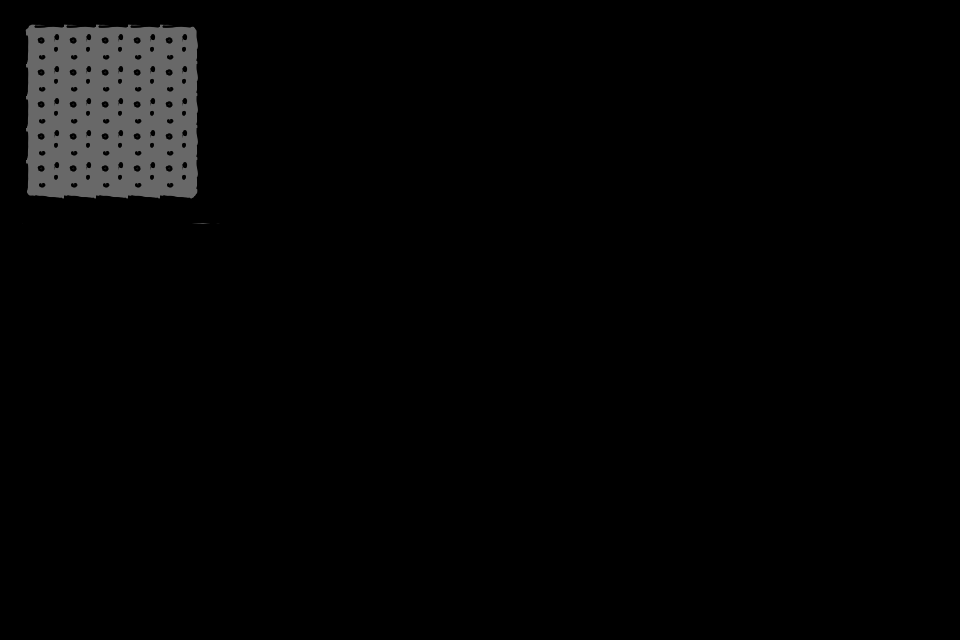

Below is a game level as drawn by its tile map, then a one-line description and the .tmx file that defines it, in full:
An orthogonal 30x20 tile map with 32x32 px tiles, 1 tile layer (floor) and 6 objects.

<map version="1.10" tiledversion="1.11.2" orientation="orthogonal" renderorder="right-down" width="30" height="20" tilewidth="32" tileheight="32" infinite="0" nextlayerid="5" nextobjectid="29">
 <tileset firstgid="1" source="tileset.tsx" />
 <layer id="1" name="floor" width="30" height="20">
  <data encoding="csv">
1,2,2,2,2,2,3,0,0,0,0,0,0,0,0,0,0,0,0,0,0,0,0,0,0,0,0,0,0,0,
17,18,18,18,18,18,19,0,0,0,0,0,0,0,0,0,0,0,0,0,0,0,0,0,0,0,0,0,0,0,
17,18,18,18,18,18,19,0,0,0,0,0,0,0,0,0,0,0,0,0,0,0,0,0,0,0,0,0,0,0,
17,18,18,18,18,18,19,0,0,0,0,0,0,0,0,0,0,0,0,0,0,0,0,0,0,0,0,0,0,0,
17,18,18,18,18,18,19,0,0,0,0,0,0,0,0,0,0,0,0,0,0,0,0,0,0,0,0,0,0,0,
17,18,18,18,18,18,19,0,0,0,0,0,0,0,0,0,0,0,0,0,0,0,0,0,0,0,0,0,0,0,
33,34,34,34,34,34,35,0,0,0,0,0,0,0,0,0,0,0,0,0,0,0,0,0,0,0,0,0,0,0,
0,0,0,0,0,0,0,0,0,0,0,0,0,0,0,0,0,0,0,0,0,0,0,0,0,0,0,0,0,0,
0,0,0,0,0,0,0,0,0,0,0,0,0,0,0,0,0,0,0,0,0,0,0,0,0,0,0,0,0,0,
0,0,0,0,0,0,0,0,0,0,0,0,0,0,0,0,0,0,0,0,0,0,0,0,0,0,0,0,0,0,
0,0,0,0,0,0,0,0,0,0,0,0,0,0,0,0,0,0,0,0,0,0,0,0,0,0,0,0,0,0,
0,0,0,0,0,0,0,0,0,0,0,0,0,0,0,0,0,0,0,0,0,0,0,0,0,0,0,0,0,0,
0,0,0,0,0,0,0,0,0,0,0,0,0,0,0,0,0,0,0,0,0,0,0,0,0,0,0,0,0,0,
0,0,0,0,0,0,0,0,0,0,0,0,0,0,0,0,0,0,0,0,0,0,0,0,0,0,0,0,0,0,
0,0,0,0,0,0,0,0,0,0,0,0,0,0,0,0,0,0,0,0,0,0,0,0,0,0,0,0,0,0,
0,0,0,0,0,0,0,0,0,0,0,0,0,0,0,0,0,0,0,0,0,0,0,0,0,0,0,0,0,0,
0,0,0,0,0,0,0,0,0,0,0,0,0,0,0,0,0,0,0,0,0,0,0,0,0,0,0,0,0,0,
0,0,0,0,0,0,0,0,0,0,0,0,0,0,0,0,0,0,0,0,0,0,0,0,0,0,0,0,0,0,
0,0,0,0,0,0,0,0,0,0,0,0,0,0,0,0,0,0,0,0,0,0,0,0,0,0,0,0,0,0,
0,0,0,0,0,0,0,0,0,0,0,0,0,0,0,0,0,0,0,0,0,0,0,0,0,0,0,0,0,0
</data>
 </layer>
 <objectgroup id="4" name="objects">
  <object id="2" gid="4" x="160" y="64" width="32" height="32">
   <properties>
    <property name="color" type="color" value="#ff0000ff" />
    <property name="locked" type="bool" value="false" />
   </properties>
  </object>
  <object id="9" gid="4" x="160" y="128" width="32" height="32">
   <properties>
    <property name="color" type="color" value="#ffff0000" />
    <property name="locked" type="bool" value="false" />
   </properties>
  </object>
  <object id="12" gid="4" x="160" y="192" width="32" height="32">
   <properties>
    <property name="color" type="color" value="#ff00ff00" />
    <property name="locked" type="bool" value="false" />
   </properties>
  </object>
  <object id="4" gid="5" x="32" y="128" width="32" height="32">
   <properties>
    <property name="color" type="color" value="#ff0000ff" />
    <property name="locked" type="bool" value="false" />
   </properties>
  </object>
  <object id="27" gid="5" x="32" y="192" width="32" height="32">
   <properties>
    <property name="color" type="color" value="#ffff0000" />
    <property name="locked" type="bool" value="false" />
   </properties>
  </object>
  <object id="28" gid="5" x="32" y="64" width="32" height="32">
   <properties>
    <property name="color" type="color" value="#ff00ff00" />
    <property name="locked" type="bool" value="false" />
   </properties>
  </object>
 </objectgroup>
</map>
